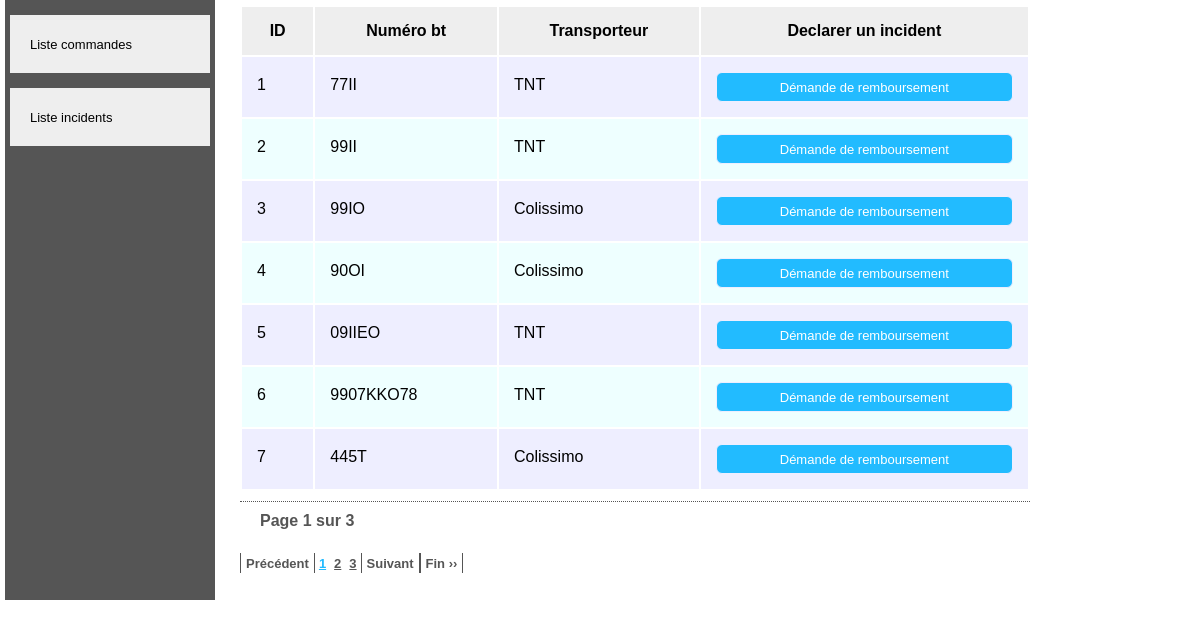
Page /list-commandes.php on the committed database.
### tables this page shows
CREATE TABLE IF NOT EXISTS `commande` (
  `id_commandes` int(11) NOT NULL AUTO_INCREMENT,
  `id_trans` int(11) NOT NULL,
  `nbr_bt` varchar(70) NOT NULL,
  `ref_commande` varchar(70) NOT NULL,
  `date_commande` date NOT NULL,
  PRIMARY KEY (`id_commandes`),
  KEY `id_trans` (`id_trans`)
);

CREATE TABLE IF NOT EXISTS `transporteur` (
  `id_transporteur` int(11) NOT NULL AUTO_INCREMENT,
  `nom_transporteur` varchar(70) NOT NULL,
  `ref_transporteur` varchar(70) NOT NULL,
  `email_transporteur` varchar(70) NOT NULL,
  `tel_transporteur` varchar(16) DEFAULT NULL,
  `date_ajout_transporteur` date NOT NULL,
  PRIMARY KEY (`id_transporteur`)
);

### list-commandes.php (called while the page is built, shortened)
<?php
require_once 'services/services.php';
require_once 'modele/commandes.php';
$conn = getConnection();
$offset = pagination_offset_commande();
$no_page_of_total = no_page_of_total_commande();
$total_no_of_pages = pagination_total_page_no_commande();
$commande_multidim = get_all_commandes($conn, $offset);
require_once 'template/header.php';
require_once 'template/content.php';
require_once 'template/menu.php';
require_once 'template/page-commande.php';
require_once 'template/footer.php';

### services/services.php (called while the page is built, shortened)
<?php
function pagination_get_current_page():int{
	if (isset($_GET['page_no']) && $_GET['page_no']!="") {
		$page_no = (int) $_GET['page_no'];
    } else {
        $page_no = 1;
    }
	return $page_no;
}
function pagination_offset_commande():int{
	$page_no = pagination_get_current_page();
	$offset = ($page_no - 1) * PARAM_TOTAL_RECORD_PER_PAGE_COMMANDE;
	return $offset;
}
function pagination_next():int{
	$page_no = pagination_get_current_page();
	$next = $page_no + 1;
	return $next;
}
function pagination_total_page_no_commande():int{
	global $conn;
	$total_records = count_all_commande($conn);
	$total_no_of_pages = ceil($total_records / PARAM_TOTAL_RECORD_PER_PAGE_COMMANDE);
	return $total_no_of_pages;
}
function no_page_of_total_commande():string{
	$page_no = pagination_get_current_page();
	$total_no_of_pages = pagination_total_page_no_commande();
	$str = $page_no." sur ".$total_no_of_pages;
	return $str;
}
function pagination_query_string(){
	$query = '';
	return $query;
}
function pagination_build_query_string(int $num_page):string{
	$query_string = pagination_query_string();
	if(strlen($query_string) > 0 ){
		if(strpos(strrev($query_string), '&') === 0)
			$page = 'page_no=';
		else
			$page = '&page_no=';
		$query_string = '?'.$query_string;
	}else{
		$page = '?page_no=';
	}
	$query_string .= $page;
	$query_string .= (string) $num_page;
	return $query_string;
}

### modele/commandes.php (called while the page is built, shortened)
<?php
function count_all_commande(mysqli $conn):int{
	$sql = "SELECT COUNT(*) as nbr FROM commande";
	if (!$result = mysqli_query($conn, $sql)) {
        printf("Erreur - SQLSTATE %s.\n", mysqli_sqlstate($conn));
	}else {
		$result = mysqli_fetch_row($result);
		return $result[0];
	}
}
function get_all_commandes(mysqli $conn, $offset){
	$tab_comandes = [];
	$sql = "SELECT
	c.id_commandes,
	c.nbr_bt,
	t.nom_transporteur
	FROM commande as c
	INNER JOIN transporteur as t
	ON c.id_trans = t.id_transporteur
	ORDER BY c.id_commandes
	LIMIT $offset, ".PARAM_TOTAL_RECORD_PER_PAGE_COMMANDE."";
	if (!$result = mysqli_query($conn, $sql)) {
        printf("Erreur - SQLSTATE %s.\n", mysqli_errno($conn));
	}else {
		if (mysqli_num_rows($result) > 0) {
			$i=0;
			while($row = mysqli_fetch_assoc($result)) {
				$tab_comandes[$i] = $row;
				$i++;
			}
		return $tab_comandes;
		} else {
			return 0;
		}
	}
}

### template/page-commande.php (the view, shortened to what this page needs)
<div id="page">
	<table class='table-list'>
	<tr class='tabheader'><th>ID</th><th>Numéro bt</th><th>Transporteur</th><th>Declarer un incident</th></tr>
	<?php
	foreach($commande_multidim as $key=>$val):
		 foreach($val as $k=>$v){
		 $commande[$k]=$v;
		 }
	 ?>
	<tr class='tabrow' id="row-incident-<?php echo $commande['id_commandes']?>">
		<td><span class='span-cell id-co' id='id-comm'><?php echo $commande['id_commandes']; ?></span></td>
		<td><span class='span-cell ref-co'><?php  echo $commande['nbr_bt'];?></span></td>
		<td>
			<span class='span-cell name-trans'><?php  echo $commande['nom_transporteur'];?></span>
		</td>		<td>
			<span class="demande-remboursement" id="id-demande-remboursement-<?php echo $commande['id_commandes']; ?>"><a href="" class="a-demande-rembour" >Démande de remboursement</a></span>
		</td>
	</tr>
	<?php endforeach; ?>
	</table>
	<?php require_once 'template/pagination-commande.php';?>
</div>

### template/header.php (shortened to what this page needs)
<!doctype html>
<html lang="fr">
  <head>
	  <link rel="stylesheet" href="<?php __DIR__?>assets/css/main.css">
	  <link rel="stylesheet" href="<?php __DIR__?>assets/css/jquery-ui.css">
	  <link rel="stylesheet" href="<?php __DIR__?>assets/css/style.css">
  </head>

### template/content.php
<body>
<div id="container">

### template/menu.php (shortened to what this page needs)
<div id="menu">
 <ul class="ul-menu-admin">
  <li class="li-list-data"><a href="list-commandes.php" class="a-list-data">Liste commandes</a></li>
  <li class="li-list-data"><a href="list-incidents.php" class="a-list-data">Liste incidents</a></li>
 </ul>
</div>

### template/pagination-commande.php (shortened to what this page needs)
<?php
$page_no = pagination_get_current_page();
$previous_page = pagination_prev();
$next_page = pagination_next();
?>
<div id="pagination">
	<div class="tableau-bord-pagination">
	<strong>Page <?php echo $no_page_of_total; ?></strong>
	</div>
	<br>
    <div class="button-pagination">
	    <ul class="pagination">
			<li class= "<?php echo ($page_no <= 1)?'disabled':'' ?>">
			<a  class='a-pagination'
			<?php echo($page_no > 1)?'href="'.pagination_build_query_string($previous_page).'"':'' ?> >
			<span class='span-pagination'>Précédent</span>
			</a>
			</li>
			<?php
			if ($total_no_of_pages <= 10){
				for ($counter = 1; $counter <= $total_no_of_pages; $counter++){
					 if ($counter == $page_no) {
						echo "<li class='active num-page'><a>$counter</a></li>";
					 }else{
						echo "<li class=' num-page'><a href='?page_no=$counter'>$counter</a></li>";
					 }
				}
			}
?>
			<li class= "<?php echo ($page_no >= $total_no_of_pages)?'disabled':'' ?>">
			<a class='a-pagination'
			<?php echo($page_no < $total_no_of_pages)?'href="'.pagination_build_query_string($next_page).'"':'' ?> >
			<span class='span-pagination'>Suivant</span>
			</a>
			</li>
			<?php if($page_no < $total_no_of_pages): ?>
			<li>
			<a class='a-pagination' href='<?php echo pagination_build_query_string($total_no_of_pages)?>'>
			<span class='span-pagination'>Fin &rsaquo;&rsaquo;</span>
			</a>
			</li>
			<?php endif; ?>
		</ul>
	</div>
</div>

### template/footer.php (shortened to what this page needs)
</div>
</body>
</html>

### assets/css/main.css (style rules this page uses)
* { margin:0px; padding:0px; font-family: sans-serif; }
a { color:white; text-decoration:none; font-size:small; }
table, th, td, tr { padding:5px; }
table { width:800px; }
th { background-color:#EEE; }
.stat, .span-cell { display: inline-block; margin-bottom: 5px; }
.table-list { margin: 0 auto; }
.table-list th { background-color:#EEE; }
.table-list th, td { padding:15px; }
.demande-remboursement { background-color: #2BF; border-radius: 6px; padding: 5px; text-align: center; margin: 0 auto; display: block; border: 1px solid #EEF; }

### assets/css/style.css (style rules this page uses)
#container { width:auto; height:auto; margin:0 auto; padding:0 5px; }
#menu { width: 200px; height: 600px; padding: 0 5px; background-color: #555; float: left; }
#page { width:auto; margin-left:15px; padding:0 5px; float:left; }
ul { list-style-position: inside; list-style-type: none; }
.li-list-data { padding: 20px; background-color: #eeeeee; margin: 15px 0; }
.a-list-data { color:black; font-size:small; }
#pagination { width:auto; padding:0 5px; margin: 5px auto; }
.tableau-bord-pagination { padding: 10px 20px 0px; border-top: dotted 1px #555; color:#555; margin-bottom:5px; }
.button-pagination { color:black; }
.a-pagination { color:black; }
.pagination li { float:left; background-color: #555; padding: 1px; }
.span-pagination { background-color: white; padding: 5px; font-weight: bold; color: #555; }
.num-page { background-color:white !important; }
.num-page a { color:#555 !important; text-decoration:underline !important; font-weight:bold; padding: 3px; }
li.num-page.active a { color:#2BF !important; }

### rows in the picture
commande: id_commandes "1", nbr_bt "77II", id_trans.nom_transporteur "TNT"
commande: id_commandes "2", nbr_bt "99II", id_trans.nom_transporteur "TNT"
commande: id_commandes "3", nbr_bt "99IO", id_trans.nom_transporteur "Colissimo"
commande: id_commandes "4", nbr_bt "90OI", id_trans.nom_transporteur "Colissimo"
commande: id_commandes "5", nbr_bt "09IIEO", id_trans.nom_transporteur "TNT"
commande: id_commandes "6", nbr_bt "9907KKO78", id_trans.nom_transporteur "TNT"
commande: id_commandes "7", nbr_bt "445T", id_trans.nom_transporteur "Colissimo"

### other values in the picture
$no_page_of_total "1 sur 3"
